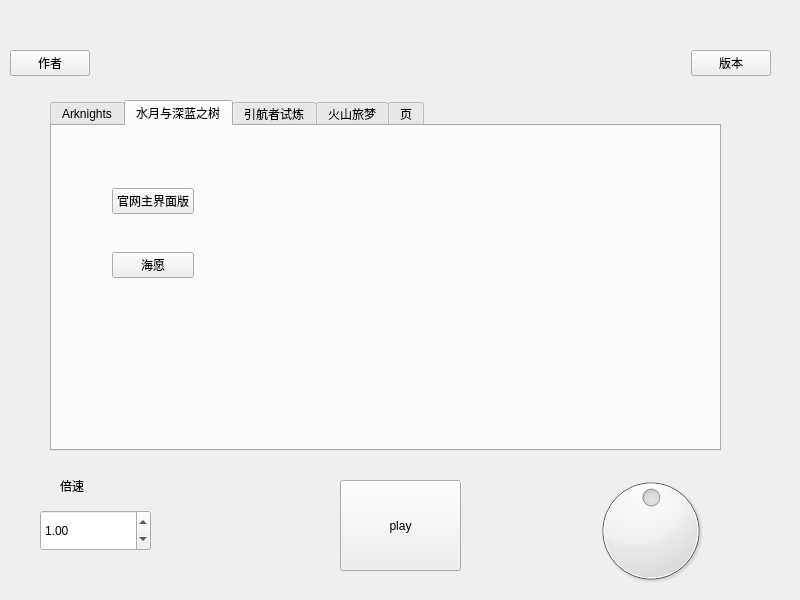
<?xml version="1.0" encoding="UTF-8"?>
<ui version="4.0">
 <class>Widget</class>
 <widget class="QWidget" name="Widget">
  <property name="geometry">
   <rect>
    <x>0</x>
    <y>0</y>
    <width>800</width>
    <height>600</height>
   </rect>
  </property>
  <property name="windowTitle">
   <string>Widget</string>
  </property>
  <property name="styleSheet">
   <string notr="true">t</string>
  </property>
  <widget class="QPushButton" name="play">
   <property name="geometry">
    <rect>
     <x>340</x>
     <y>480</y>
     <width>121</width>
     <height>91</height>
    </rect>
   </property>
   <property name="text">
    <string>play</string>
   </property>
  </widget>
  <widget class="QTabWidget" name="tabWidget">
   <property name="geometry">
    <rect>
     <x>50</x>
     <y>100</y>
     <width>671</width>
     <height>351</height>
    </rect>
   </property>
   <property name="styleSheet">
    <string notr="true">h</string>
   </property>
   <property name="currentIndex">
    <number>1</number>
   </property>
   <widget class="QWidget" name="tab">
    <attribute name="title">
     <string>Arknights</string>
    </attribute>
    <widget class="QWidget" name="layoutWidget">
     <property name="geometry">
      <rect>
       <x>220</x>
       <y>10</y>
       <width>381</width>
       <height>131</height>
      </rect>
     </property>
     <layout class="QHBoxLayout" name="horizontalLayout">
      <item>
       <widget class="QPushButton" name="shengcheng">
        <property name="text">
         <string>圣城日常</string>
        </property>
       </widget>
      </item>
      <item>
       <spacer name="verticalSpacer">
        <property name="orientation">
         <enum>Qt::Vertical</enum>
        </property>
        <property name="sizeHint" stdset="0">
         <size>
          <width>20</width>
          <height>40</height>
         </size>
        </property>
       </spacer>
      </item>
      <item>
       <widget class="QPushButton" name="as_i_see">
        <property name="text">
         <string>如我所见/夜幕</string>
        </property>
       </widget>
      </item>
      <item>
       <spacer name="verticalSpacer_2">
        <property name="orientation">
         <enum>Qt::Vertical</enum>
        </property>
        <property name="sizeHint" stdset="0">
         <size>
          <width>20</width>
          <height>40</height>
         </size>
        </property>
       </spacer>
      </item>
      <item>
       <widget class="QPushButton" name="city">
        <property name="text">
         <string>city</string>
        </property>
       </widget>
      </item>
     </layout>
    </widget>
    <widget class="QWidget" name="layoutWidget">
     <property name="geometry">
      <rect>
       <x>220</x>
       <y>160</y>
       <width>381</width>
       <height>91</height>
      </rect>
     </property>
     <layout class="QHBoxLayout" name="horizontalLayout_2">
      <item>
       <widget class="QPushButton" name="auto_solution">
        <property name="text">
         <string>泛用型自动化解决方案</string>
        </property>
       </widget>
      </item>
      <item>
       <spacer name="verticalSpacer_3">
        <property name="orientation">
         <enum>Qt::Vertical</enum>
        </property>
        <property name="sizeHint" stdset="0">
         <size>
          <width>20</width>
          <height>40</height>
         </size>
        </property>
       </spacer>
      </item>
      <item>
       <widget class="QPushButton" name="xunyin">
        <property name="text">
         <string>寻隐</string>
        </property>
       </widget>
      </item>
      <item>
       <spacer name="verticalSpacer_4">
        <property name="orientation">
         <enum>Qt::Vertical</enum>
        </property>
        <property name="sizeHint" stdset="0">
         <size>
          <width>20</width>
          <height>40</height>
         </size>
        </property>
       </spacer>
      </item>
      <item>
       <widget class="QPushButton" name="life">
        <property name="text">
         <string>生命流</string>
        </property>
       </widget>
      </item>
     </layout>
    </widget>
    <widget class="QWidget" name="layoutWidget">
     <property name="geometry">
      <rect>
       <x>20</x>
       <y>30</y>
       <width>77</width>
       <height>250</height>
      </rect>
     </property>
     <layout class="QVBoxLayout" name="verticalLayout_3">
      <item>
       <widget class="QPushButton" name="wild">
        <property name="text">
         <string>林野</string>
        </property>
       </widget>
      </item>
      <item>
       <spacer name="horizontalSpacer_3">
        <property name="orientation">
         <enum>Qt::Horizontal</enum>
        </property>
        <property name="sizeHint" stdset="0">
         <size>
          <width>40</width>
          <height>20</height>
         </size>
        </property>
       </spacer>
      </item>
      <item>
       <widget class="QPushButton" name="newhope">
        <property name="text">
         <string>旅途前方</string>
        </property>
       </widget>
      </item>
      <item>
       <spacer name="horizontalSpacer_4">
        <property name="orientation">
         <enum>Qt::Horizontal</enum>
        </property>
        <property name="sizeHint" stdset="0">
         <size>
          <width>40</width>
          <height>20</height>
         </size>
        </property>
       </spacer>
      </item>
      <item>
       <widget class="QPushButton" name="winter">
        <property name="text">
         <string>严冬</string>
        </property>
       </widget>
      </item>
      <item>
       <spacer name="horizontalSpacer_5">
        <property name="orientation">
         <enum>Qt::Horizontal</enum>
        </property>
        <property name="sizeHint" stdset="0">
         <size>
          <width>40</width>
          <height>20</height>
         </size>
        </property>
       </spacer>
      </item>
      <item>
       <widget class="QPushButton" name="ruins">
        <property name="text">
         <string>残垣</string>
        </property>
       </widget>
      </item>
      <item>
       <spacer name="horizontalSpacer_6">
        <property name="orientation">
         <enum>Qt::Horizontal</enum>
        </property>
        <property name="sizeHint" stdset="0">
         <size>
          <width>40</width>
          <height>20</height>
         </size>
        </property>
       </spacer>
      </item>
      <item>
       <widget class="QPushButton" name="qingdian">
        <property name="text">
         <string>庆典</string>
        </property>
       </widget>
      </item>
     </layout>
    </widget>
   </widget>
   <widget class="QWidget" name="mizuki">
    <attribute name="title">
     <string>水月与深蓝之树</string>
    </attribute>
    <widget class="QWidget" name="layoutWidget">
     <property name="geometry">
      <rect>
       <x>60</x>
       <y>50</y>
       <width>82</width>
       <height>114</height>
      </rect>
     </property>
     <layout class="QVBoxLayout" name="verticalLayout">
      <item>
       <widget class="QPushButton" name="haiyuan_past">
        <property name="text">
         <string>官网主界面版</string>
        </property>
       </widget>
      </item>
      <item>
       <spacer name="horizontalSpacer">
        <property name="orientation">
         <enum>Qt::Horizontal</enum>
        </property>
        <property name="sizeHint" stdset="0">
         <size>
          <width>40</width>
          <height>20</height>
         </size>
        </property>
       </spacer>
      </item>
      <item>
       <widget class="QPushButton" name="haiyuan">
        <property name="text">
         <string>海愿</string>
        </property>
       </widget>
      </item>
     </layout>
    </widget>
   </widget>
   <widget class="QWidget" name="yinhang">
    <attribute name="title">
     <string>引航者试炼</string>
    </attribute>
    <widget class="QPushButton" name="yinhangmp3">
     <property name="geometry">
      <rect>
       <x>80</x>
       <y>50</y>
       <width>131</width>
       <height>51</height>
      </rect>
     </property>
     <property name="text">
      <string>引航者试炼</string>
     </property>
    </widget>
   </widget>
   <widget class="QWidget" name="volcano">
    <attribute name="title">
     <string>火山旅梦</string>
    </attribute>
    <widget class="QWidget" name="layoutWidget">
     <property name="geometry">
      <rect>
       <x>210</x>
       <y>60</y>
       <width>77</width>
       <height>82</height>
      </rect>
     </property>
     <layout class="QVBoxLayout" name="verticalLayout_2">
      <item>
       <widget class="QPushButton" name="day">
        <property name="text">
         <string>昼</string>
        </property>
       </widget>
      </item>
      <item>
       <spacer name="horizontalSpacer_2">
        <property name="orientation">
         <enum>Qt::Horizontal</enum>
        </property>
        <property name="sizeHint" stdset="0">
         <size>
          <width>40</width>
          <height>20</height>
         </size>
        </property>
       </spacer>
      </item>
      <item>
       <widget class="QPushButton" name="night">
        <property name="text">
         <string>夜</string>
        </property>
       </widget>
      </item>
     </layout>
    </widget>
   </widget>
   <widget class="QWidget" name="tab_2">
    <attribute name="title">
     <string>页</string>
    </attribute>
   </widget>
  </widget>
  <widget class="QDoubleSpinBox" name="times">
   <property name="geometry">
    <rect>
     <x>40</x>
     <y>510</y>
     <width>111</width>
     <height>41</height>
    </rect>
   </property>
   <property name="maximum">
    <double>2.000000000000000</double>
   </property>
   <property name="singleStep">
    <double>0.250000000000000</double>
   </property>
   <property name="value">
    <double>1.000000000000000</double>
   </property>
  </widget>
  <widget class="QDial" name="dial">
   <property name="geometry">
    <rect>
     <x>580</x>
     <y>470</y>
     <width>141</width>
     <height>121</height>
    </rect>
   </property>
   <property name="value">
    <number>50</number>
   </property>
  </widget>
  <widget class="QLabel" name="label_2">
   <property name="geometry">
    <rect>
     <x>60</x>
     <y>460</y>
     <width>101</width>
     <height>51</height>
    </rect>
   </property>
   <property name="text">
    <string>倍速</string>
   </property>
  </widget>
  <widget class="QWidget" name="">
   <property name="geometry">
    <rect>
     <x>10</x>
     <y>50</y>
     <width>761</width>
     <height>26</height>
    </rect>
   </property>
   <layout class="QHBoxLayout" name="horizontalLayout_3">
    <item>
     <widget class="QPushButton" name="pushButton">
      <property name="text">
       <string>作者</string>
      </property>
     </widget>
    </item>
    <item>
     <spacer name="horizontalSpacer_8">
      <property name="orientation">
       <enum>Qt::Horizontal</enum>
      </property>
      <property name="sizeHint" stdset="0">
       <size>
        <width>40</width>
        <height>20</height>
       </size>
      </property>
     </spacer>
    </item>
    <item>
     <widget class="QPushButton" name="pushButton_2">
      <property name="text">
       <string>版本</string>
      </property>
     </widget>
    </item>
   </layout>
  </widget>
 </widget>
 <resources/>
 <connections/>
</ui>
